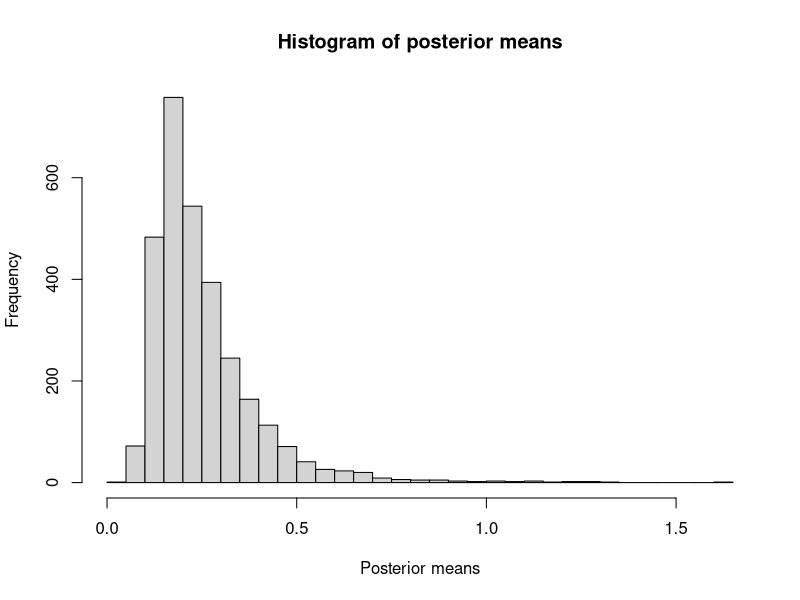
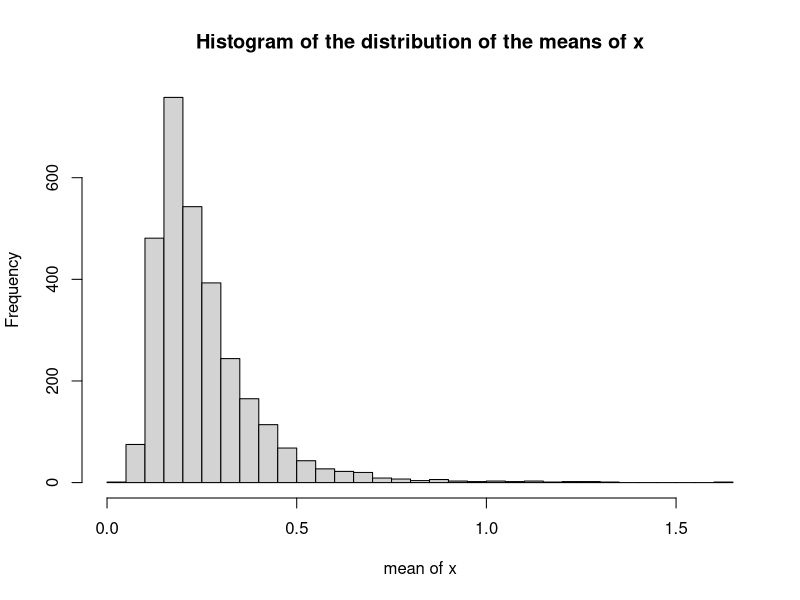

Recreate these plots in R, in order.
## ---- chunk 1
knitr::opts_chunk$set(echo = TRUE)
library(magrittr)
## ---- chunk 2
M = 3000
n = 10
alpha = 5
s = 1
pml = numeric(M)
## ---- chunk 3
Z = n/(alpha + n - 1) 

for (i in 1:M){ 
 lam = rgamma(1, alpha, s) 
 x = rexp(n, lam) 
 pml[i] = Z*sum(x)/n + (1-Z)*s/(alpha-1) 
 }
## ---- chunk 4
head(pml)
## ---- chunk 5
mean(pml)
## ---- chunk 6
M = 3000
n = 1000
alpha = 5
s = 1
pml = numeric(M)
mx = numeric(M)
Z = n/(alpha + n - 1)
## ---- chunk 7
for (i in 1:M){
 lam = rgamma(1, alpha, s)
 x = rexp(n, lam)
 mx[i] = mean(x)
 pml[i] = Z*sum(x)/n + (1-Z)*s/(alpha-1)
}

## ---- chunk 8
mean(pml)
mean(mx)
## ---- chunk 9
hist(pml, main = "Histogram of posterior means", 
 xlab = "Posterior means",
 breaks=50)
## ---- chunk 10
hist(mx, main ="Histogram of the distribution of the means of x", 
xlab = "mean of x",
breaks=50)

